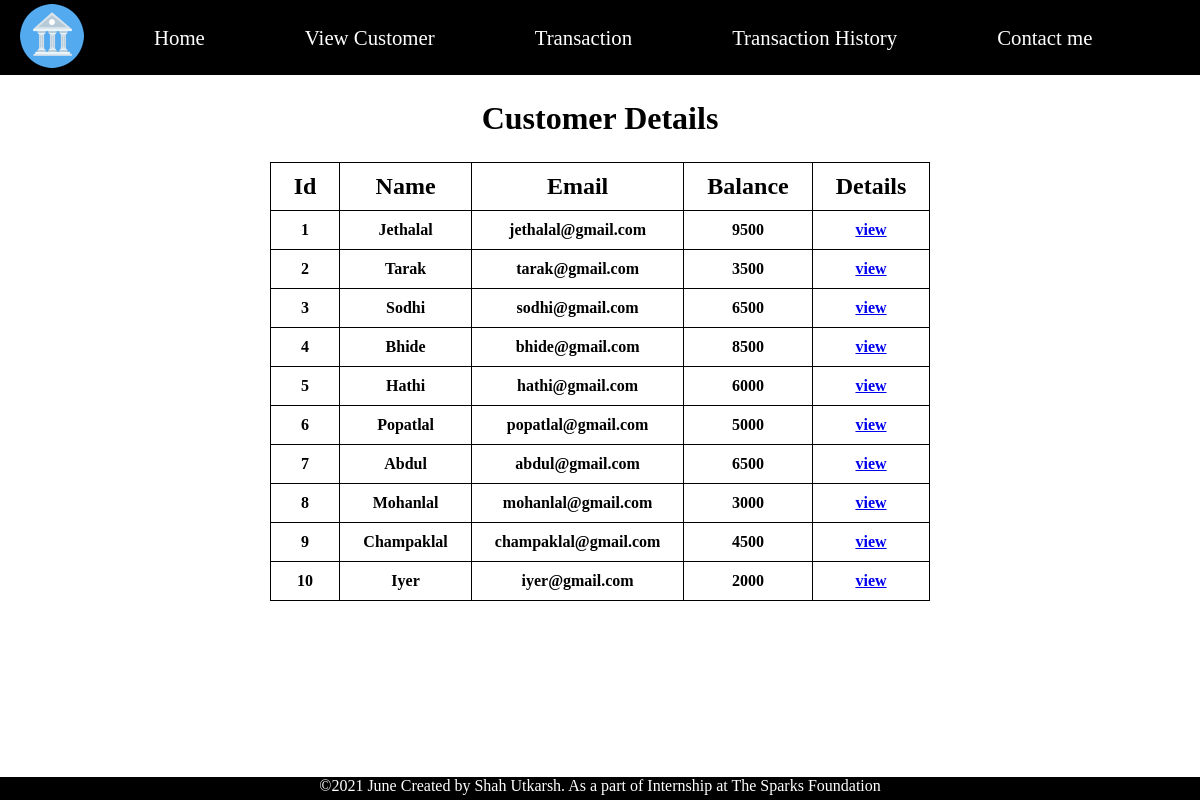
Screenshot of /viewcustomer.php with the database file from the repository.
### tables this page shows
CREATE TABLE `customers` (
  `id` int(11) NOT NULL,
  `fullname` varchar(30) NOT NULL,
  `email` varchar(30) NOT NULL,
  `currentbalance` bigint(20) NOT NULL
);

### viewcustomer.php (the view, shortened to what this page needs)
<?php
include "nav.php";
include "connection.php";
$sql = "Select * from customers";
$result = $conn->query($sql);
  ?>
<html>
    <head>
        <link rel="stylesheet" href="style.css">
    </head>
    <body>
        <div id="viewcustomer">
            <h1 class="center">Customer Details</h1>
            <table align="center"  class="centertable">
                <thead>
                    <tr>
                        <th><h2>Id</h2></th>
                        <th><h2>Name</h2></th>
                        <th><h2>Email</h2></th>
                        <th><h2>Balance</h2></th>
                        <th><h2>Details</h2></th>
                    </tr>
                </thead>
                <tbody>
<?php
while($rows =mysqli_fetch_assoc($result)){
  $id = $rows["id"];
?>
            <tr>
                <td><?php echo $rows["id"] ?></td>
                <td><?php echo $rows["fullname"] ?></td>
                <td><?php echo $rows["email"] ?></td>
                <td><?php echo $rows["currentbalance"] ?></td>
                <td><a href="viewsinglecustomer.php?customerid=<?php echo $id?>">view</a></td>
            </tr>
    <?php } ?>
                </tbody>
            </table>
        </div>
    </body>
</html>
<?php include "footer.php";
?>

### nav.php
<!DOCTYPE html>
<html lang="en">
<head>
    <link rel="stylesheet" href="style.css">
</head>
<body>
    <nav id="navbar">
        <div id="logo">
            <img src="./images/bank_logo.png" alt="bank logo">
        </div>
        <ul>
            <li class="item"><a href="home.php">Home</a> </li>
            <li class="item"><a href="viewcustomer.php">View Customer</a> </li>
            <li class="item"><a href="transaction.php">Transaction</a> </li>
            <li class="item"><a href="history.php">Transaction History</a> </li>
            <li class="item"><a href="about.php">Contact me</a> </li>
        </ul>
    </nav>
</body>
</html>

### footer.php
<html>
<head>
<link rel="stylesheet" href="style.css">
</head>
<body>
<footer>
        <div class="center">
            &copy;2021 June Created by Shah Utkarsh. As a part of Internship at The Sparks Foundation
        </div>
    </footer>
</body>
</html>

### style.css (style rules this page uses)
* { margin: 0; padding: 0; }
#navbar { width: 100%; height: 75px; display: flex; align-items: center; position: fixed; top: 0; }
#navbar::before { content: ""; background-color: black; position: absolute; top: 0; left: 0; width: 100%; height: 75px; opacity: 1; z-index: -1; }
#logo { margin: 2px 20px; }
#logo img { display: inline-block; }
#navbar ul { display: flex; }
#navbar ul li { list-style: none; font-size: 1.3rem; }
#navbar ul li a { color: white; display: block; padding: 6px 50px; border-radius: 23px; text-decoration: none; }
footer { height: 23px; position: absolute; width: 100%; text-align: center; bottom: 0px; background: black; color: white; }
#viewcustomer { height: 669px; margin-top: 75px; }
#viewcustomer::before { content: ""; background: url("./images/background.jpg") no-repeat center center/cover; position: absolute; top: 0px; left: 0px; width: 100%; height: 760px; opacity: 0.4; z-index: -1; }
#viewcustomer h1 { padding-top: 25px; }
#viewcustomer table { margin-top: 25px; border-spacing: 23px; border-collapse: collapse; }
#viewcustomer table td { border: 1px solid black; padding: 10px 23px; }
#viewcustomer table th, td { color: rgb(0, 0, 0); font-weight: bold; text-align: center; }
#history table td, th { border: 1px solid black; padding: 10px 23px; text-align: center; }
#history table th, td { color: rgb(0, 0, 0); font-weight: bold; }
.center { text-align: center; }
.centertable { margin-left: auto; margin-right: auto; }

### rows the page displays
customers: id "1", fullname "Jethalal", email "jethalal@gmail.com", currentbalance "9500"
customers: id "2", fullname "Tarak", email "tarak@gmail.com", currentbalance "3500"
customers: id "3", fullname "Sodhi", email "sodhi@gmail.com", currentbalance "6500"
customers: id "4", fullname "Bhide", email "bhide@gmail.com", currentbalance "8500"
customers: id "5", fullname "Hathi", email "hathi@gmail.com", currentbalance "6000"
customers: id "6", fullname "Popatlal", email "popatlal@gmail.com", currentbalance "5000"
customers: id "7", fullname "Abdul", email "abdul@gmail.com", currentbalance "6500"
customers: id "8", fullname "Mohanlal", email "mohanlal@gmail.com", currentbalance "3000"
customers: id "9", fullname "Champaklal", email "champaklal@gmail.com", currentbalance "4500"
customers: id "10", fullname "Iyer", email "iyer@gmail.com", currentbalance "2000"
